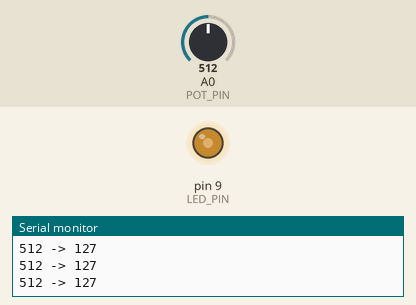
This sketch was run on a simulated Arduino Uno, built with avr-gcc and run on an emulated ATmega328P. On the bench: output pins drawn as LEDs (lit = HIGH), the last lines printed to the serial monitor. The inputs (shaded band) are chosen by the test bench; at power-on: A0 (POT_PIN) = 512.

Above: at 1.2 s.
1.3 s: A0 (POT_PIN) set to 984
At 1.9 s:
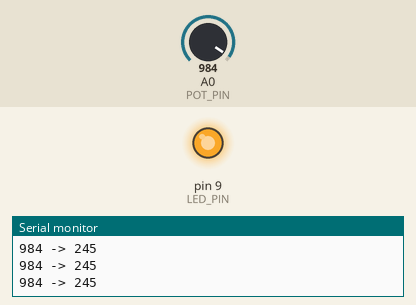
2.8 s: A0 (POT_PIN) set to 1009
At 3.6 s:
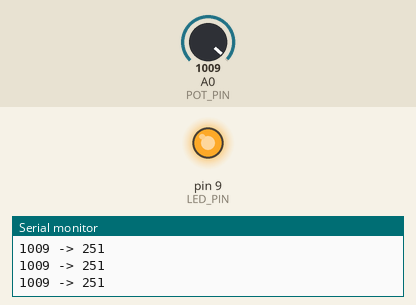
4.3 s: A0 (POT_PIN) set to 716
At 5.4 s:
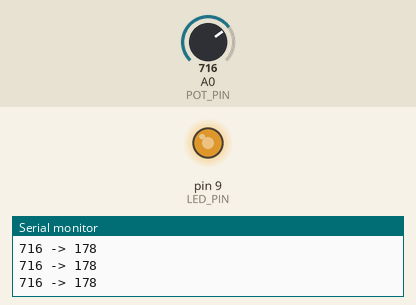
5.8 s: A0 (POT_PIN) set to 414
At 6.4 s:
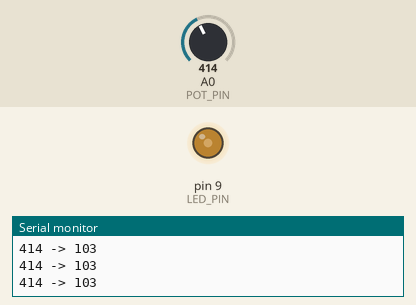
8.8 s: A0 (POT_PIN) set to 394
At 9.9 s:
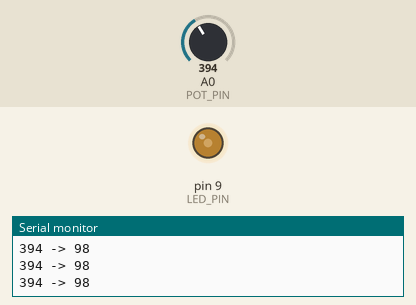
10.3 s: A0 (POT_PIN) set to 122
At 10.9 s:
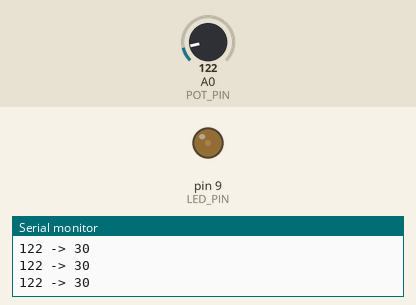
Timing chart, 0 to 12.8 s (numbered marks = the images above; inputs shaded):
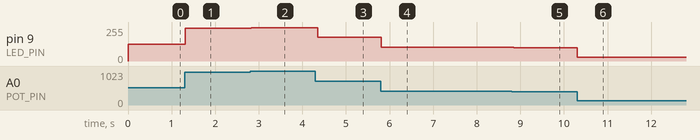

The sketch:

pot_brightness.ino
```cpp
// Lesson 03, Part D (core build) — knob controls LED brightness
// Pot on A0 (see pot_read), LED + 220 ohm on pin 9 (see led_fade)

const int POT_PIN = A0;
const int LED_PIN = 9;

void setup() {
  Serial.begin(9600);
}

void loop() {
  int raw = analogRead(POT_PIN);              // 0-1023
  int brightness = map(raw, 0, 1023, 0, 255); // rescale to 0-255

  analogWrite(LED_PIN, brightness);

  Serial.print(raw);
  Serial.print(" -> ");
  Serial.println(brightness);
  delay(50);
}
```

Measured:
- after the input at 1.3 s, pin 9 (LED_PIN): 127/255 → 245/255 at once
- after the input at 2.8 s, pin 9 (LED_PIN): 245/255 → 251/255 at once
- after the input at 4.3 s, pin 9 (LED_PIN): 251/255 → 178/255 after 0.05 s
- after the input at 5.8 s, pin 9 (LED_PIN): 178/255 → 103/255 at once
- after the input at 8.8 s, pin 9 (LED_PIN): 103/255 → 98/255 at once
- after the input at 10.3 s, pin 9 (LED_PIN): 98/255 → 30/255 at once
